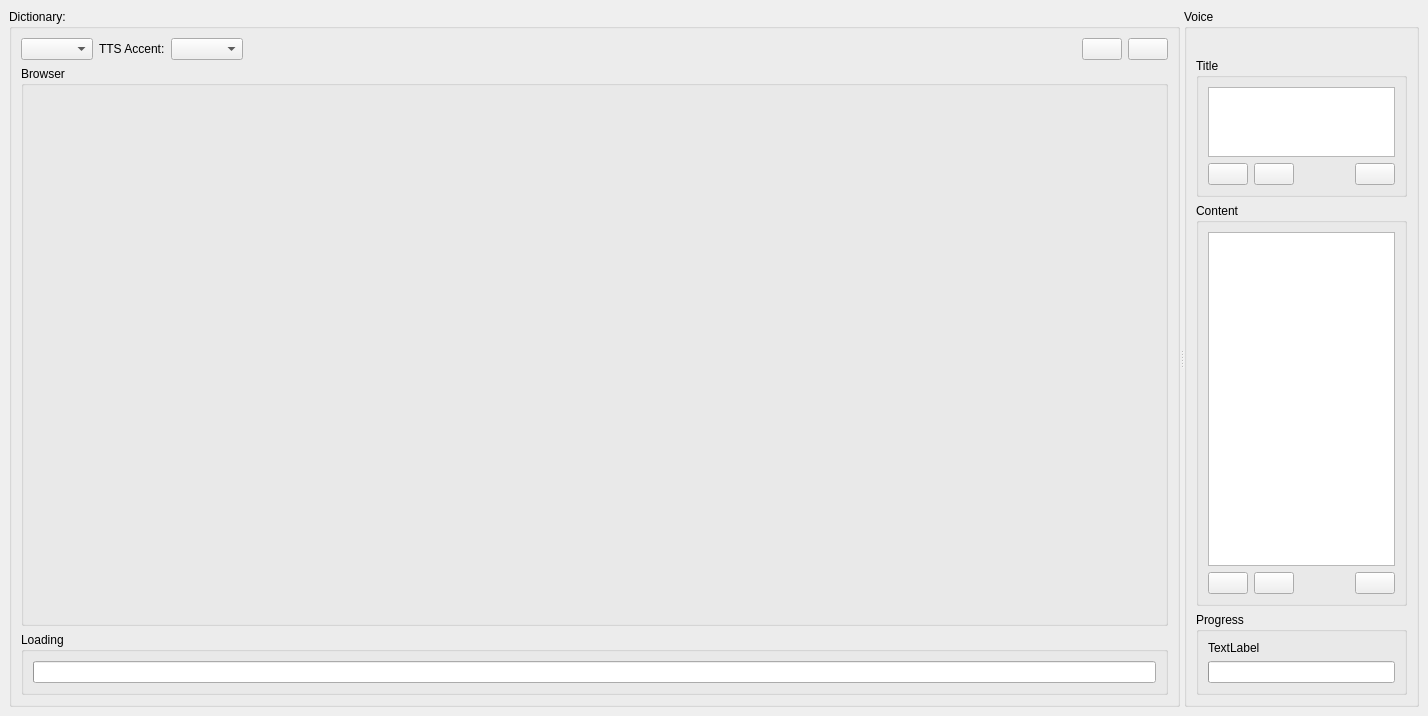
<?xml version="1.0" encoding="UTF-8"?>
<ui version="4.0">
 <class>MainWindow</class>
 <widget class="QMainWindow" name="MainWindow">
  <property name="geometry">
   <rect>
    <x>0</x>
    <y>0</y>
    <width>1428</width>
    <height>716</height>
   </rect>
  </property>
  <property name="windowTitle">
   <string>Voice Dictionary</string>
  </property>
  <property name="windowIcon">
   <iconset resource="../resouce.qrc">
    <normaloff>:/images/app.png</normaloff>:/images/app.png</iconset>
  </property>
  <widget class="QWidget" name="centralwidget">
   <layout class="QVBoxLayout" name="verticalLayout_6">
    <item>
     <widget class="QSplitter" name="splitter">
      <property name="orientation">
       <enum>Qt::Horizontal</enum>
      </property>
      <widget class="QGroupBox" name="groupBox_3">
       <property name="sizePolicy">
        <sizepolicy hsizetype="Expanding" vsizetype="Preferred">
         <horstretch>4</horstretch>
         <verstretch>0</verstretch>
        </sizepolicy>
       </property>
       <property name="title">
        <string>Dictionary:</string>
       </property>
       <layout class="QVBoxLayout" name="verticalLayout_7">
        <item>
         <layout class="QHBoxLayout" name="horizontalLayout_3">
          <item>
           <widget class="QComboBox" name="dictBox"/>
          </item>
          <item>
           <widget class="QLabel" name="label_2">
            <property name="text">
             <string>TTS Accent:</string>
            </property>
           </widget>
          </item>
          <item>
           <widget class="QComboBox" name="accentBox"/>
          </item>
          <item>
           <spacer name="horizontalSpacer_3">
            <property name="orientation">
             <enum>Qt::Horizontal</enum>
            </property>
            <property name="sizeHint" stdset="0">
             <size>
              <width>40</width>
              <height>20</height>
             </size>
            </property>
           </spacer>
          </item>
          <item>
           <widget class="QPushButton" name="dictMktts">
            <property name="text">
             <string/>
            </property>
            <property name="icon">
             <iconset resource="../resouce.qrc">
              <normaloff>:/images/tts.png</normaloff>:/images/tts.png</iconset>
            </property>
            <property name="iconSize">
             <size>
              <width>16</width>
              <height>16</height>
             </size>
            </property>
           </widget>
          </item>
          <item>
           <widget class="QPushButton" name="refresh">
            <property name="text">
             <string/>
            </property>
            <property name="icon">
             <iconset resource="../resouce.qrc">
              <normaloff>:/images/refresh.png</normaloff>:/images/refresh.png</iconset>
            </property>
            <property name="iconSize">
             <size>
              <width>16</width>
              <height>16</height>
             </size>
            </property>
           </widget>
          </item>
         </layout>
        </item>
        <item>
         <widget class="QGroupBox" name="groupBox_4">
          <property name="sizePolicy">
           <sizepolicy hsizetype="Expanding" vsizetype="Expanding">
            <horstretch>0</horstretch>
            <verstretch>0</verstretch>
           </sizepolicy>
          </property>
          <property name="title">
           <string>Browser</string>
          </property>
          <layout class="QVBoxLayout" name="verticalLayout_8"/>
         </widget>
        </item>
        <item>
         <widget class="QGroupBox" name="groupBox_7">
          <property name="title">
           <string>Loading</string>
          </property>
          <layout class="QVBoxLayout" name="verticalLayout_4">
           <item>
            <widget class="QProgressBar" name="loadingBar"/>
           </item>
          </layout>
         </widget>
        </item>
       </layout>
      </widget>
      <widget class="QGroupBox" name="groupBox_6">
       <property name="sizePolicy">
        <sizepolicy hsizetype="Expanding" vsizetype="Preferred">
         <horstretch>1</horstretch>
         <verstretch>0</verstretch>
        </sizepolicy>
       </property>
       <property name="title">
        <string>Voice</string>
       </property>
       <layout class="QVBoxLayout" name="verticalLayout_5">
        <item>
         <widget class="QLabel" name="queryword">
          <property name="sizePolicy">
           <sizepolicy hsizetype="Expanding" vsizetype="Preferred">
            <horstretch>0</horstretch>
            <verstretch>0</verstretch>
           </sizepolicy>
          </property>
          <property name="text">
           <string/>
          </property>
         </widget>
        </item>
        <item>
         <widget class="QGroupBox" name="groupBox_2">
          <property name="sizePolicy">
           <sizepolicy hsizetype="Preferred" vsizetype="Expanding">
            <horstretch>0</horstretch>
            <verstretch>1</verstretch>
           </sizepolicy>
          </property>
          <property name="title">
           <string>Title</string>
          </property>
          <layout class="QVBoxLayout" name="verticalLayout">
           <item>
            <widget class="QPlainTextEdit" name="titleEdit"/>
           </item>
           <item>
            <layout class="QHBoxLayout" name="horizontalLayout">
             <item>
              <widget class="QPushButton" name="titlePlay">
               <property name="text">
                <string/>
               </property>
               <property name="icon">
                <iconset resource="../resouce.qrc">
                 <normaloff>:/images/play.png</normaloff>:/images/play.png</iconset>
               </property>
               <property name="iconSize">
                <size>
                 <width>32</width>
                 <height>32</height>
                </size>
               </property>
              </widget>
             </item>
             <item>
              <widget class="QPushButton" name="titleStop">
               <property name="enabled">
                <bool>true</bool>
               </property>
               <property name="text">
                <string/>
               </property>
               <property name="icon">
                <iconset resource="../resouce.qrc">
                 <normaloff>:/images/stop.png</normaloff>:/images/stop.png</iconset>
               </property>
               <property name="iconSize">
                <size>
                 <width>32</width>
                 <height>32</height>
                </size>
               </property>
              </widget>
             </item>
             <item>
              <spacer name="horizontalSpacer">
               <property name="orientation">
                <enum>Qt::Horizontal</enum>
               </property>
               <property name="sizeHint" stdset="0">
                <size>
                 <width>40</width>
                 <height>20</height>
                </size>
               </property>
              </spacer>
             </item>
             <item>
              <widget class="QPushButton" name="titleMktts">
               <property name="text">
                <string/>
               </property>
               <property name="icon">
                <iconset resource="../resouce.qrc">
                 <normaloff>:/images/tts.png</normaloff>:/images/tts.png</iconset>
               </property>
               <property name="iconSize">
                <size>
                 <width>32</width>
                 <height>32</height>
                </size>
               </property>
              </widget>
             </item>
            </layout>
           </item>
          </layout>
         </widget>
        </item>
        <item>
         <widget class="QGroupBox" name="groupBox">
          <property name="sizePolicy">
           <sizepolicy hsizetype="Preferred" vsizetype="Expanding">
            <horstretch>0</horstretch>
            <verstretch>5</verstretch>
           </sizepolicy>
          </property>
          <property name="title">
           <string>Content</string>
          </property>
          <layout class="QVBoxLayout" name="verticalLayout_2">
           <item>
            <widget class="QPlainTextEdit" name="contentEdit"/>
           </item>
           <item>
            <layout class="QHBoxLayout" name="horizontalLayout_2">
             <item>
              <widget class="QPushButton" name="contentPlay">
               <property name="text">
                <string/>
               </property>
               <property name="icon">
                <iconset resource="../resouce.qrc">
                 <normaloff>:/images/play.png</normaloff>:/images/play.png</iconset>
               </property>
               <property name="iconSize">
                <size>
                 <width>32</width>
                 <height>32</height>
                </size>
               </property>
              </widget>
             </item>
             <item>
              <widget class="QPushButton" name="contentStop">
               <property name="text">
                <string/>
               </property>
               <property name="icon">
                <iconset resource="../resouce.qrc">
                 <normaloff>:/images/stop.png</normaloff>:/images/stop.png</iconset>
               </property>
               <property name="iconSize">
                <size>
                 <width>32</width>
                 <height>32</height>
                </size>
               </property>
              </widget>
             </item>
             <item>
              <spacer name="horizontalSpacer_2">
               <property name="orientation">
                <enum>Qt::Horizontal</enum>
               </property>
               <property name="sizeHint" stdset="0">
                <size>
                 <width>40</width>
                 <height>20</height>
                </size>
               </property>
              </spacer>
             </item>
             <item>
              <widget class="QPushButton" name="contentMktts">
               <property name="text">
                <string/>
               </property>
               <property name="icon">
                <iconset resource="../resouce.qrc">
                 <normaloff>:/images/tts.png</normaloff>:/images/tts.png</iconset>
               </property>
               <property name="iconSize">
                <size>
                 <width>32</width>
                 <height>32</height>
                </size>
               </property>
              </widget>
             </item>
            </layout>
           </item>
          </layout>
         </widget>
        </item>
        <item>
         <widget class="QGroupBox" name="groupBox_5">
          <property name="title">
           <string>Progress</string>
          </property>
          <layout class="QVBoxLayout" name="verticalLayout_3">
           <item>
            <widget class="QLabel" name="progressLabel">
             <property name="text">
              <string>TextLabel</string>
             </property>
            </widget>
           </item>
           <item>
            <widget class="QProgressBar" name="progressBar"/>
           </item>
          </layout>
         </widget>
        </item>
       </layout>
      </widget>
     </widget>
    </item>
   </layout>
  </widget>
  <action name="actionQuit">
   <property name="text">
    <string>Quit</string>
   </property>
  </action>
 </widget>
 <resources>
  <include location="../resouce.qrc"/>
 </resources>
 <connections/>
</ui>
